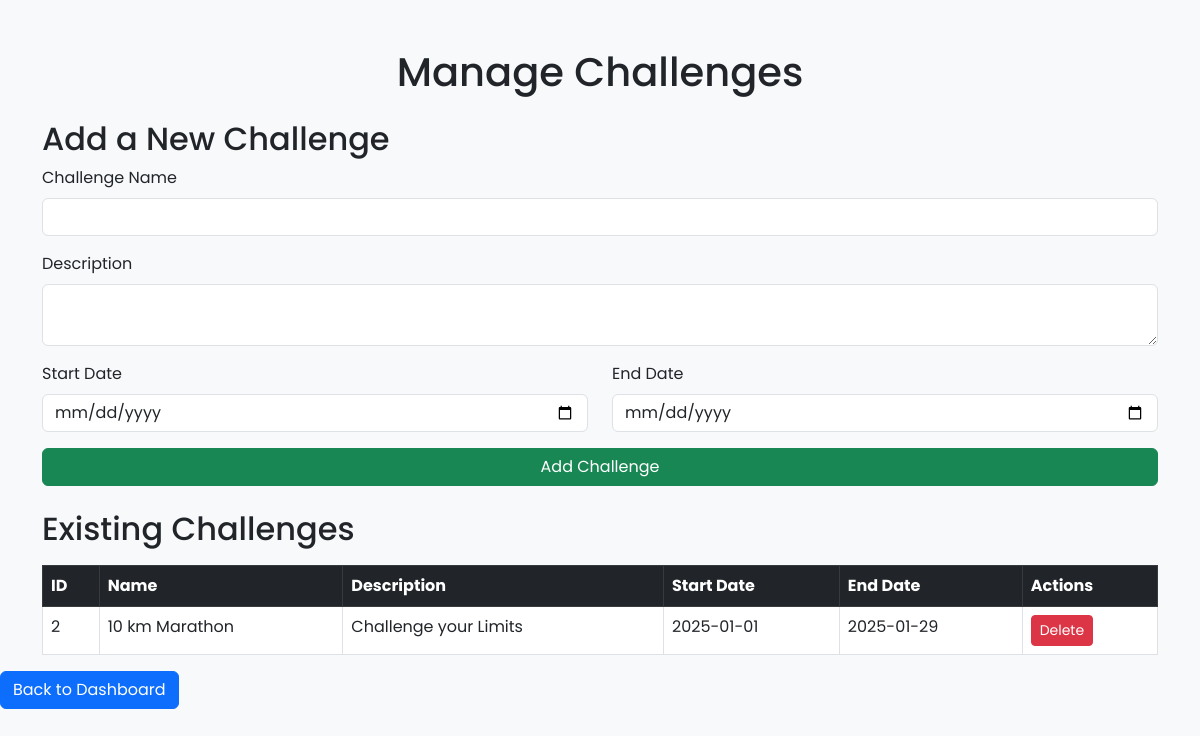
/OlymFit/admin/managechallenges.php (signed in), run on the app's committed database.
### tables this page shows
CREATE TABLE `challenges` (
  `id` int(11) NOT NULL,
  `name` varchar(100) NOT NULL,
  `description` text DEFAULT NULL,
  `start_date` date NOT NULL,
  `end_date` date NOT NULL
);

### OlymFit/admin/managechallenges.php (the view, shortened to what this page needs)
<?php
include '../connect.php';
try {
    $sql = "SELECT id, name, description, start_date, end_date FROM challenges";
    $stmt = $conn->query($sql);
    $challenges = $stmt->fetchAll(PDO::FETCH_ASSOC) ?: [];
} catch (PDOException $e) {
    echo "Error: " . $e->getMessage();
    $challenges = [];
}
?>
<!DOCTYPE html>
<html lang="en">
<head>
    <link href="https://cdn.jsdelivr.net/npm/bootstrap@5.3.0-alpha1/dist/css/bootstrap.min.css" rel="stylesheet">
</head>
<body style="font-family: 'Poppins', sans-serif; background-color: #f8f9fa;">
    <div class="container mt-5">
        <h1 class="text-center mb-4">Manage Challenges</h1>
        <h2>Add a New Challenge</h2>
        <form action="manage_challenges.php" method="POST" class="mb-4">
            <div class="mb-3">
                <label for="name" class="form-label">Challenge Name</label>
                <input type="text" id="name" name="name" class="form-control" required>
            </div>
            <div class="mb-3">
                <label for="description" class="form-label">Description</label>
                <textarea id="description" name="description" class="form-control" required></textarea>
            </div>
            <div class="row">
                <div class="col-md-6 mb-3">
                    <label for="start_date" class="form-label">Start Date</label>
                    <input type="date" id="start_date" name="start_date" class="form-control" required>
                </div>
                <div class="col-md-6 mb-3">
                    <label for="end_date" class="form-label">End Date</label>
                    <input type="date" id="end_date" name="end_date" class="form-control" required>
                </div>
            </div>
            <button type="submit" name="add_challenge" class="btn btn-success w-100">Add Challenge</button>
        </form>
        <h2 class="mt-4">Existing Challenges</h2>
        <table class="table table-bordered mt-3">
            <thead class="table-dark">
                <tr>
                    <th>ID</th>
                    <th>Name</th>
                    <th>Description</th>
                    <th>Start Date</th>
                    <th>End Date</th>
                    <th>Actions</th>
                </tr>
            </thead>
            <tbody>
                <?php if (!empty($challenges)): ?>
                    <?php foreach ($challenges as $challenge): ?>
                        <tr>
                            <td><?php echo htmlspecialchars($challenge['id']); ?></td>
                            <td><?php echo htmlspecialchars($challenge['name']); ?></td>
                            <td><?php echo htmlspecialchars($challenge['description']); ?></td>
                            <td><?php echo htmlspecialchars($challenge['start_date']); ?></td>
                            <td><?php echo htmlspecialchars($challenge['end_date']); ?></td>
                            <td>
                                <a href="manage_challenges.php?delete=<?php echo htmlspecialchars($challenge['id']); ?>"
                                   class="btn btn-danger btn-sm"
                                   onclick="return confirm('Are you sure you want to delete this challenge?');">Delete</a>
                            </td>
                        </tr>
                    <?php endforeach; ?>
                <?php else: ?>
                    <tr>
                        <td colspan="6" class="text-center">No challenges found.</td>
                    </tr>
                <?php endif; ?>
            </tbody>
        </table>
    </div>
    <a href="dashboard.php" class="btn btn-primary mb-3">Back to Dashboard</a>
</body>
</html>

### data on the page
challenges: id "2", name "10 km Marathon", description "Challenge your Limits", start_date "2025-01-01", end_date "2025-01-29"
